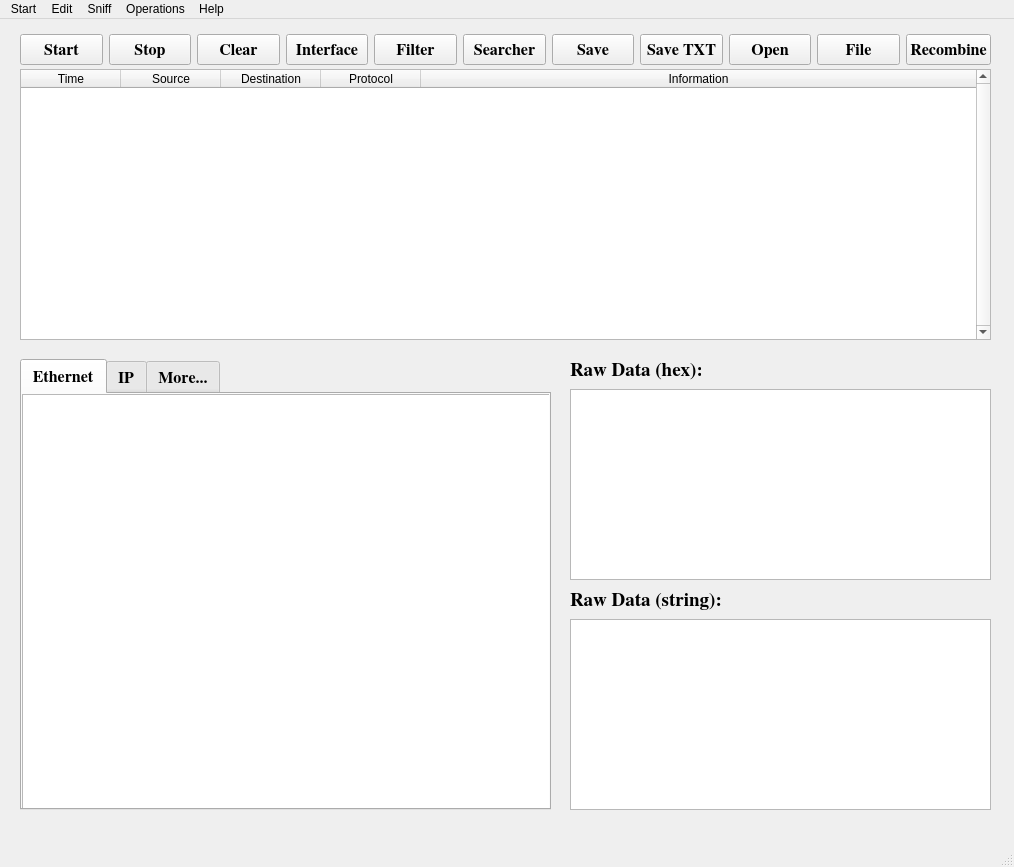
<?xml version="1.0" encoding="UTF-8"?>
<ui version="4.0">
 <class>MainWindow</class>
 <widget class="QMainWindow" name="MainWindow">
  <property name="geometry">
   <rect>
    <x>0</x>
    <y>0</y>
    <width>1014</width>
    <height>867</height>
   </rect>
  </property>
  <property name="windowTitle">
   <string>NetScope v1.0</string>
  </property>
  <property name="autoFillBackground">
   <bool>false</bool>
  </property>
  <property name="styleSheet">
   <string notr="true"/>
  </property>
  <widget class="QWidget" name="centralwidget">
   <widget class="QTableWidget" name="PacketList">
    <property name="geometry">
     <rect>
      <x>20</x>
      <y>50</y>
      <width>971</width>
      <height>271</height>
     </rect>
    </property>
    <property name="verticalScrollBarPolicy">
     <enum>Qt::ScrollBarAlwaysOn</enum>
    </property>
    <property name="iconSize">
     <size>
      <width>0</width>
      <height>0</height>
     </size>
    </property>
    <attribute name="horizontalHeaderVisible">
     <bool>true</bool>
    </attribute>
    <attribute name="horizontalHeaderCascadingSectionResizes">
     <bool>false</bool>
    </attribute>
    <attribute name="horizontalHeaderDefaultSectionSize">
     <number>100</number>
    </attribute>
    <attribute name="horizontalHeaderHighlightSections">
     <bool>true</bool>
    </attribute>
    <attribute name="horizontalHeaderMinimumSectionSize">
     <number>56</number>
    </attribute>
    <attribute name="horizontalHeaderShowSortIndicator" stdset="0">
     <bool>false</bool>
    </attribute>
    <attribute name="horizontalHeaderStretchLastSection">
     <bool>true</bool>
    </attribute>
    <attribute name="verticalHeaderVisible">
     <bool>true</bool>
    </attribute>
    <attribute name="verticalHeaderCascadingSectionResizes">
     <bool>false</bool>
    </attribute>
    <attribute name="verticalHeaderDefaultSectionSize">
     <number>30</number>
    </attribute>
    <attribute name="verticalHeaderShowSortIndicator" stdset="0">
     <bool>false</bool>
    </attribute>
    <attribute name="verticalHeaderStretchLastSection">
     <bool>false</bool>
    </attribute>
    <column>
     <property name="text">
      <string>Time</string>
     </property>
     <property name="textAlignment">
      <set>AlignHCenter|AlignVCenter|AlignCenter</set>
     </property>
    </column>
    <column>
     <property name="text">
      <string>Source</string>
     </property>
     <property name="textAlignment">
      <set>AlignHCenter|AlignVCenter|AlignCenter</set>
     </property>
    </column>
    <column>
     <property name="text">
      <string>Destination</string>
     </property>
     <property name="textAlignment">
      <set>AlignHCenter|AlignVCenter|AlignCenter</set>
     </property>
    </column>
    <column>
     <property name="text">
      <string>Protocol</string>
     </property>
     <property name="textAlignment">
      <set>AlignHCenter|AlignVCenter|AlignCenter</set>
     </property>
    </column>
    <column>
     <property name="text">
      <string>Information</string>
     </property>
     <property name="textAlignment">
      <set>AlignHCenter|AlignVCenter|AlignCenter</set>
     </property>
    </column>
   </widget>
   <widget class="QTabWidget" name="PacketInfo">
    <property name="geometry">
     <rect>
      <x>20</x>
      <y>340</y>
      <width>531</width>
      <height>451</height>
     </rect>
    </property>
    <property name="font">
     <font>
      <family>Nimbus Roman No9 L</family>
      <pointsize>12</pointsize>
      <weight>75</weight>
      <italic>false</italic>
      <bold>true</bold>
     </font>
    </property>
    <property name="currentIndex">
     <number>0</number>
    </property>
    <property name="elideMode">
     <enum>Qt::ElideRight</enum>
    </property>
    <widget class="QWidget" name="Ethernet">
     <attribute name="title">
      <string>Ethernet</string>
     </attribute>
     <widget class="QTableWidget" name="Ethernet_text">
      <property name="geometry">
       <rect>
        <x>0</x>
        <y>0</y>
        <width>531</width>
        <height>421</height>
       </rect>
      </property>
      <property name="styleSheet">
       <string notr="true"/>
      </property>
      <attribute name="verticalHeaderVisible">
       <bool>false</bool>
      </attribute>
      <attribute name="verticalHeaderHighlightSections">
       <bool>true</bool>
      </attribute>
     </widget>
    </widget>
    <widget class="QWidget" name="ip">
     <attribute name="title">
      <string>IP</string>
     </attribute>
     <widget class="QTableWidget" name="ip_text">
      <property name="geometry">
       <rect>
        <x>0</x>
        <y>0</y>
        <width>531</width>
        <height>421</height>
       </rect>
      </property>
      <attribute name="verticalHeaderVisible">
       <bool>false</bool>
      </attribute>
     </widget>
    </widget>
    <widget class="QWidget" name="more">
     <attribute name="title">
      <string>More...</string>
     </attribute>
     <widget class="QTableWidget" name="more_text">
      <property name="geometry">
       <rect>
        <x>0</x>
        <y>0</y>
        <width>531</width>
        <height>421</height>
       </rect>
      </property>
      <attribute name="verticalHeaderVisible">
       <bool>false</bool>
      </attribute>
     </widget>
    </widget>
   </widget>
   <widget class="QTextEdit" name="RawDataHex">
    <property name="geometry">
     <rect>
      <x>570</x>
      <y>370</y>
      <width>421</width>
      <height>191</height>
     </rect>
    </property>
   </widget>
   <widget class="QLabel" name="label">
    <property name="geometry">
     <rect>
      <x>570</x>
      <y>340</y>
      <width>131</width>
      <height>21</height>
     </rect>
    </property>
    <property name="font">
     <font>
      <family>Nimbus Roman No9 L</family>
      <pointsize>14</pointsize>
      <weight>75</weight>
      <bold>true</bold>
     </font>
    </property>
    <property name="text">
     <string>Raw Data (hex):</string>
    </property>
   </widget>
   <widget class="QTextEdit" name="RawDataStr">
    <property name="geometry">
     <rect>
      <x>570</x>
      <y>600</y>
      <width>421</width>
      <height>191</height>
     </rect>
    </property>
   </widget>
   <widget class="QLabel" name="label_2">
    <property name="geometry">
     <rect>
      <x>570</x>
      <y>570</y>
      <width>151</width>
      <height>21</height>
     </rect>
    </property>
    <property name="font">
     <font>
      <family>Nimbus Roman No9 L</family>
      <pointsize>14</pointsize>
      <weight>75</weight>
      <italic>false</italic>
      <bold>true</bold>
     </font>
    </property>
    <property name="text">
     <string>Raw Data (string):</string>
    </property>
   </widget>
   <widget class="QWidget" name="layoutWidget">
    <property name="geometry">
     <rect>
      <x>20</x>
      <y>10</y>
      <width>971</width>
      <height>41</height>
     </rect>
    </property>
    <layout class="QHBoxLayout" name="horizontalLayout">
     <item>
      <widget class="QPushButton" name="StartButton">
       <property name="font">
        <font>
         <family>Nimbus Roman No9 L</family>
         <pointsize>12</pointsize>
         <weight>75</weight>
         <italic>false</italic>
         <bold>true</bold>
        </font>
       </property>
       <property name="styleSheet">
        <string notr="true"/>
       </property>
       <property name="text">
        <string>Start</string>
       </property>
      </widget>
     </item>
     <item>
      <widget class="QPushButton" name="StopButton">
       <property name="font">
        <font>
         <family>Nimbus Roman No9 L</family>
         <pointsize>12</pointsize>
         <weight>75</weight>
         <italic>false</italic>
         <bold>true</bold>
        </font>
       </property>
       <property name="text">
        <string>Stop</string>
       </property>
      </widget>
     </item>
     <item>
      <widget class="QPushButton" name="pushButton_4">
       <property name="font">
        <font>
         <family>Nimbus Roman No9 L</family>
         <pointsize>12</pointsize>
         <weight>75</weight>
         <bold>true</bold>
        </font>
       </property>
       <property name="text">
        <string>Clear</string>
       </property>
      </widget>
     </item>
     <item>
      <widget class="QPushButton" name="pushButton_7">
       <property name="font">
        <font>
         <family>Nimbus Roman No9 L</family>
         <pointsize>12</pointsize>
         <weight>75</weight>
         <bold>true</bold>
        </font>
       </property>
       <property name="text">
        <string>Interface</string>
       </property>
      </widget>
     </item>
     <item>
      <widget class="QPushButton" name="pushButton_5">
       <property name="font">
        <font>
         <family>Nimbus Roman No9 L</family>
         <pointsize>12</pointsize>
         <weight>75</weight>
         <bold>true</bold>
        </font>
       </property>
       <property name="text">
        <string>Filter</string>
       </property>
      </widget>
     </item>
     <item>
      <widget class="QPushButton" name="pushButton_6">
       <property name="font">
        <font>
         <family>Nimbus Roman No9 L</family>
         <pointsize>12</pointsize>
         <weight>75</weight>
         <bold>true</bold>
        </font>
       </property>
       <property name="text">
        <string>Searcher</string>
       </property>
      </widget>
     </item>
     <item>
      <widget class="QPushButton" name="pushButton">
       <property name="font">
        <font>
         <family>Nimbus Roman No9 L</family>
         <pointsize>12</pointsize>
         <weight>75</weight>
         <bold>true</bold>
        </font>
       </property>
       <property name="text">
        <string>Save</string>
       </property>
      </widget>
     </item>
     <item>
      <widget class="QPushButton" name="pushButton_2">
       <property name="font">
        <font>
         <family>Nimbus Roman No9 L</family>
         <pointsize>12</pointsize>
         <weight>75</weight>
         <bold>true</bold>
        </font>
       </property>
       <property name="text">
        <string>Save TXT</string>
       </property>
      </widget>
     </item>
     <item>
      <widget class="QPushButton" name="pushButton_3">
       <property name="font">
        <font>
         <family>Nimbus Roman No9 L</family>
         <pointsize>12</pointsize>
         <weight>75</weight>
         <bold>true</bold>
        </font>
       </property>
       <property name="text">
        <string>Open</string>
       </property>
      </widget>
     </item>
     <item>
      <widget class="QPushButton" name="pushButton_10">
       <property name="font">
        <font>
         <family>Nimbus Roman No9 L</family>
         <pointsize>12</pointsize>
         <weight>75</weight>
         <bold>true</bold>
        </font>
       </property>
       <property name="text">
        <string>File</string>
       </property>
      </widget>
     </item>
     <item>
      <widget class="QPushButton" name="pushButton_8">
       <property name="font">
        <font>
         <family>Nimbus Roman No9 L</family>
         <pointsize>12</pointsize>
         <weight>75</weight>
         <bold>true</bold>
        </font>
       </property>
       <property name="text">
        <string>Recombine</string>
       </property>
      </widget>
     </item>
    </layout>
   </widget>
  </widget>
  <widget class="QMenuBar" name="menubar">
   <property name="geometry">
    <rect>
     <x>0</x>
     <y>0</y>
     <width>1014</width>
     <height>25</height>
    </rect>
   </property>
   <widget class="QMenu" name="menu6516">
    <property name="title">
     <string>Start</string>
    </property>
    <widget class="QMenu" name="menuSave">
     <property name="title">
      <string>Save</string>
     </property>
     <addaction name="separator"/>
     <addaction name="actionSave_as_pcap"/>
     <addaction name="actionSave_as_txt"/>
    </widget>
    <addaction name="actionOpen"/>
    <addaction name="menuSave"/>
    <addaction name="separator"/>
    <addaction name="actionExit"/>
   </widget>
   <widget class="QMenu" name="menuEdit">
    <property name="title">
     <string>Edit</string>
    </property>
    <addaction name="actionChange_Interface"/>
   </widget>
   <widget class="QMenu" name="menuSniff">
    <property name="title">
     <string>Sniff</string>
    </property>
    <addaction name="actionBegin"/>
    <addaction name="actionStop"/>
    <addaction name="separator"/>
    <addaction name="actionClear_History"/>
   </widget>
   <widget class="QMenu" name="menuFilter">
    <property name="title">
     <string>Operations</string>
    </property>
    <widget class="QMenu" name="menuRecombine_2">
     <property name="title">
      <string>Recombine</string>
     </property>
     <addaction name="actionIP_Recombine"/>
     <addaction name="actionFTP_Files_Monitoring"/>
    </widget>
    <addaction name="actionFilter"/>
    <addaction name="actionSearch"/>
    <addaction name="menuRecombine_2"/>
   </widget>
   <widget class="QMenu" name="menuHelp">
    <property name="title">
     <string>Help</string>
    </property>
    <addaction name="actionAbout"/>
   </widget>
   <addaction name="menu6516"/>
   <addaction name="menuEdit"/>
   <addaction name="menuSniff"/>
   <addaction name="menuFilter"/>
   <addaction name="menuHelp"/>
  </widget>
  <widget class="QStatusBar" name="statusbar"/>
  <action name="actionOpen">
   <property name="text">
    <string>Open   ctrl+o</string>
   </property>
   <property name="shortcut">
    <string>Ctrl+O</string>
   </property>
  </action>
  <action name="actionSave_as_pcap">
   <property name="text">
    <string>Save as pcap</string>
   </property>
  </action>
  <action name="actionSave_as_txt">
   <property name="text">
    <string>Save as txt</string>
   </property>
  </action>
  <action name="actionExit">
   <property name="text">
    <string>Exit   ctrl+q</string>
   </property>
   <property name="shortcut">
    <string>Ctrl+Q</string>
   </property>
  </action>
  <action name="actionChange_Interface">
   <property name="text">
    <string>Change Interface</string>
   </property>
  </action>
  <action name="actionBegin">
   <property name="text">
    <string>Begin  F5</string>
   </property>
   <property name="shortcut">
    <string>F5</string>
   </property>
  </action>
  <action name="actionStop">
   <property name="text">
    <string>Stop  F6</string>
   </property>
   <property name="shortcut">
    <string>F6</string>
   </property>
  </action>
  <action name="actionClear">
   <property name="text">
    <string>Clear</string>
   </property>
  </action>
  <action name="actionClear_History">
   <property name="text">
    <string>Clear History</string>
   </property>
  </action>
  <action name="actionFilter">
   <property name="text">
    <string>Filter</string>
   </property>
  </action>
  <action name="actionSearch">
   <property name="text">
    <string>Search</string>
   </property>
  </action>
  <action name="actionIP_Recombine">
   <property name="text">
    <string>IP Recombine</string>
   </property>
  </action>
  <action name="actionFTP_Files_Monitoring">
   <property name="text">
    <string>FTP Files Monitoring</string>
   </property>
  </action>
  <action name="actionAbout">
   <property name="text">
    <string>About...</string>
   </property>
  </action>
 </widget>
 <resources/>
 <connections>
  <connection>
   <sender>PacketList</sender>
   <signal>cellClicked(int,int)</signal>
   <receiver>MainWindow</receiver>
   <slot>show_packet_details()</slot>
   <hints>
    <hint type="sourcelabel">
     <x>648</x>
     <y>227</y>
    </hint>
    <hint type="destinationlabel">
     <x>699</x>
     <y>460</y>
    </hint>
   </hints>
  </connection>
  <connection>
   <sender>pushButton_7</sender>
   <signal>clicked()</signal>
   <receiver>MainWindow</receiver>
   <slot>do_interface()</slot>
   <hints>
    <hint type="sourcelabel">
     <x>362</x>
     <y>47</y>
    </hint>
    <hint type="destinationlabel">
     <x>904</x>
     <y>46</y>
    </hint>
   </hints>
  </connection>
  <connection>
   <sender>StartButton</sender>
   <signal>clicked()</signal>
   <receiver>MainWindow</receiver>
   <slot>start_sniffing()</slot>
   <hints>
    <hint type="sourcelabel">
     <x>66</x>
     <y>53</y>
    </hint>
    <hint type="destinationlabel">
     <x>264</x>
     <y>300</y>
    </hint>
   </hints>
  </connection>
  <connection>
   <sender>pushButton_2</sender>
   <signal>clicked()</signal>
   <receiver>MainWindow</receiver>
   <slot>save_txt()</slot>
   <hints>
    <hint type="sourcelabel">
     <x>732</x>
     <y>53</y>
    </hint>
    <hint type="destinationlabel">
     <x>657</x>
     <y>571</y>
    </hint>
   </hints>
  </connection>
  <connection>
   <sender>pushButton</sender>
   <signal>clicked()</signal>
   <receiver>MainWindow</receiver>
   <slot>save_pcap()</slot>
   <hints>
    <hint type="sourcelabel">
     <x>641</x>
     <y>53</y>
    </hint>
    <hint type="destinationlabel">
     <x>780</x>
     <y>601</y>
    </hint>
   </hints>
  </connection>
  <connection>
   <sender>pushButton_3</sender>
   <signal>clicked()</signal>
   <receiver>MainWindow</receiver>
   <slot>open_pcap()</slot>
   <hints>
    <hint type="sourcelabel">
     <x>822</x>
     <y>53</y>
    </hint>
    <hint type="destinationlabel">
     <x>708</x>
     <y>637</y>
    </hint>
   </hints>
  </connection>
  <connection>
   <sender>pushButton_6</sender>
   <signal>clicked()</signal>
   <receiver>MainWindow</receiver>
   <slot>do_searcher()</slot>
   <hints>
    <hint type="sourcelabel">
     <x>550</x>
     <y>53</y>
    </hint>
    <hint type="destinationlabel">
     <x>601</x>
     <y>45</y>
    </hint>
   </hints>
  </connection>
  <connection>
   <sender>pushButton_5</sender>
   <signal>clicked()</signal>
   <receiver>MainWindow</receiver>
   <slot>do_filter()</slot>
   <hints>
    <hint type="sourcelabel">
     <x>459</x>
     <y>53</y>
    </hint>
    <hint type="destinationlabel">
     <x>482</x>
     <y>36</y>
    </hint>
   </hints>
  </connection>
  <connection>
   <sender>pushButton_4</sender>
   <signal>clicked()</signal>
   <receiver>MainWindow</receiver>
   <slot>clean()</slot>
   <hints>
    <hint type="sourcelabel">
     <x>264</x>
     <y>48</y>
    </hint>
    <hint type="destinationlabel">
     <x>265</x>
     <y>35</y>
    </hint>
   </hints>
  </connection>
  <connection>
   <sender>pushButton_8</sender>
   <signal>clicked()</signal>
   <receiver>MainWindow</receiver>
   <slot>recombine_ip()</slot>
   <hints>
    <hint type="sourcelabel">
     <x>887</x>
     <y>51</y>
    </hint>
    <hint type="destinationlabel">
     <x>969</x>
     <y>28</y>
    </hint>
   </hints>
  </connection>
  <connection>
   <sender>pushButton_10</sender>
   <signal>clicked()</signal>
   <receiver>MainWindow</receiver>
   <slot>File_reconstruct()</slot>
   <hints>
    <hint type="sourcelabel">
     <x>959</x>
     <y>39</y>
    </hint>
    <hint type="destinationlabel">
     <x>1007</x>
     <y>352</y>
    </hint>
   </hints>
  </connection>
  <connection>
   <sender>StopButton</sender>
   <signal>clicked()</signal>
   <receiver>MainWindow</receiver>
   <slot>stop_sniffing()</slot>
   <hints>
    <hint type="sourcelabel">
     <x>186</x>
     <y>53</y>
    </hint>
    <hint type="destinationlabel">
     <x>559</x>
     <y>300</y>
    </hint>
   </hints>
  </connection>
 </connections>
 <slots>
  <slot>start_sniffing()</slot>
  <slot>stop_sniffing()</slot>
  <slot>show_packet_details()</slot>
  <slot>save_pcap()</slot>
  <slot>save_txt()</slot>
  <slot>open_pcap()</slot>
  <slot>do_filter()</slot>
  <slot>do_searcher()</slot>
  <slot>clean()</slot>
  <slot>do_interface()</slot>
  <slot>recombine_ip()</slot>
  <slot>File_reconstruct()</slot>
 </slots>
</ui>
